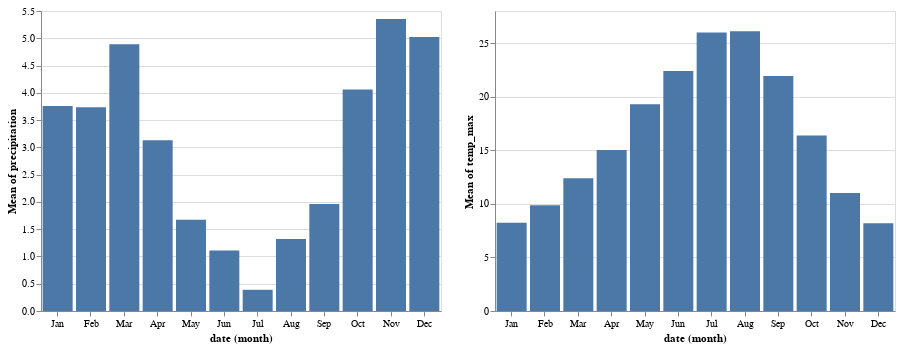

Notebook code cell kept with this figure:
### Code cell
bars = alt.Chart(weather).mark_bar().encode(
    x = alt.X('date:O', timeUnit='month'),
)

bars.encode(y='mean(precipitation):Q') | bars.encode(y='mean(temp_max):Q')

### Figure 1 — Vega-Lite specification as saved in the notebook (floating-point values rounded to 4 significant figures; data arrays with more than 128 entries replaced by an {"elided": "..."} marker saying what was removed)
{"$schema": "https://vega.github.io/schema/vega-lite/v2.6.0.json", "config": {"view": {"height": 300, "width": 400}}, "datasets": {"data-830c39fec90146253fb06a06c26374ef": {"elided": "1461 records"}}, "hconcat": [{"data": {"name": "data-830c39fec90146253fb06a06c26374ef"}, "encoding": {"x": {"field": "date", "timeUnit": "month", "type": "ordinal"}, "y": {"aggregate": "mean", "field": "precipitation", "type": "quantitative"}}, "mark": "bar"}, {"data": {"name": "data-830c39fec90146253fb06a06c26374ef"}, "encoding": {"x": {"field": "date", "timeUnit": "month", "type": "ordinal"}, "y": {"aggregate": "mean", "field": "temp_max", "type": "quantitative"}}, "mark": "bar"}]}
